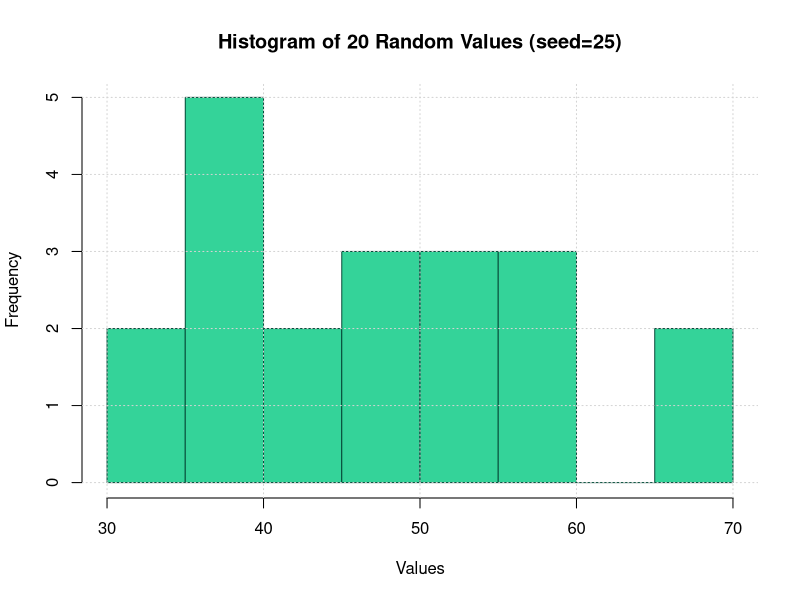

Recreate this plot in R.
# Question 3: Generate 20 random values with set.seed(25); find min, max, mean, median and summary; draw a histogram.

set.seed(25)
random_vals <- round(rnorm(20, mean=50, sd=10), 1)

cat("--- Generated 20 Random Values ---\n")
print(random_vals)

min_val <- min(random_vals)
max_val <- max(random_vals)
mean_val <- mean(random_vals)
median_val <- median(random_vals)

cat("\n--- Summary Metrics ---\n")
cat("Minimum :", min_val, "\n")
cat("Maximum :", max_val, "\n")
cat("Mean    :", round(mean_val, 2), "\n")
cat("Median  :", round(median_val, 2), "\n")
cat("\n--- Complete Summary ---\n")
print(summary(random_vals))

png("../screenshots/q03_histogram.png", width=800, height=600, res=120)
hist(random_vals, col="#34d399", border="#064e3b", main="Histogram of 20 Random Values (seed=25)",
     xlab="Values", ylab="Frequency", breaks=6)
grid()
dev.off()
cat("\nHistogram saved to screenshots/q03_histogram.png\n")
